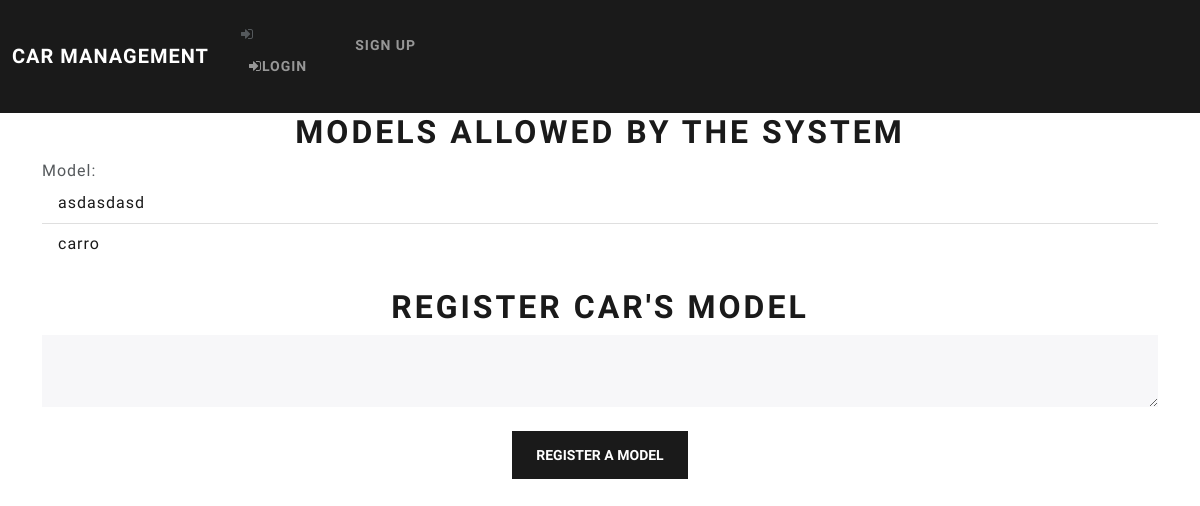
The app's page /car-model/, older data.
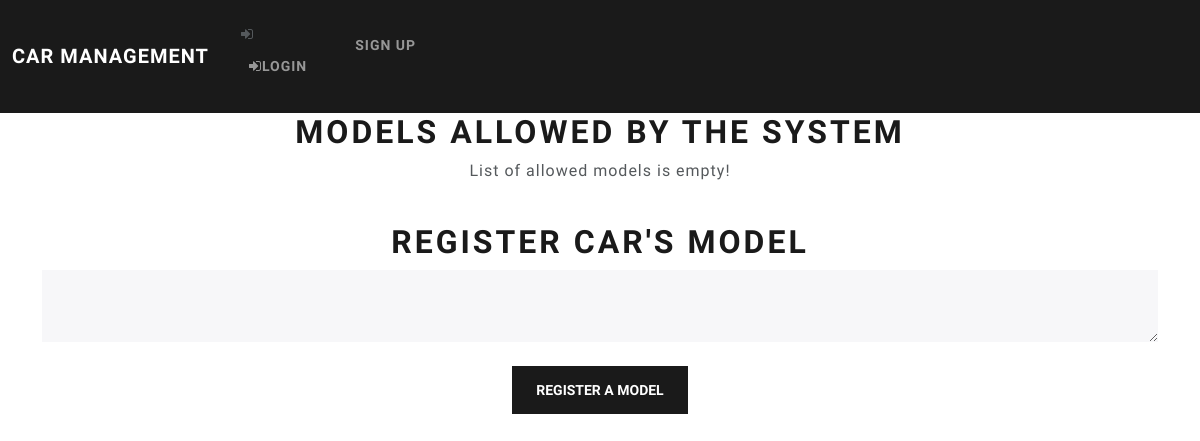
The same page, newer data.
### website/models.py (models this page shows)
class Model(db.Model):
    id    = db.Column(db.Integer, primary_key=True)
    model = db.Column(db.String(20))

### website/cars.py (the view, shortened to what this page needs)
@login_required
@cars.route("/car-model/", methods=["GET", "POST"])
def car_model_page():
    if request.method == "GET":
        models = Model.query.all()
        return render_template('models.html', user=current_user, models=models)

### website/templates/models.html (shortened to what this page needs)
{% extends "base.html" %}
{% block content %}
<h1 align="center">Models allowed by the system</h1>
<ul class="list-group list-group-flush" id='models'>
    {% if models|length > 0 %}
    Model:
    {% for model in models %}
    <li class="list-group-item">{{model.model}}</li>
    {% endfor %}
    {% else %}
    <p align="center">List of allowed models is empty!</p>
    {% endif %}
</ul>
<form method="POST">
    <br />
    <h1 align="center">Register car's model</h1>
    <textarea class="form-control" name="model" id="model"></textarea>
    <br />
    <div align="center">
        <button type="submit" class="btn btn-primary">
            Register a model
        </button>
    </div>
</form>
{% endblock content %}

Row changes from the older to the newer data that the page shows:
removed Model: model "asdasdasd"
removed Model: model "carro"
Text that changed along with them:
text no longer shown: "Model:"
text now shown: "List of allowed models is empty!"
